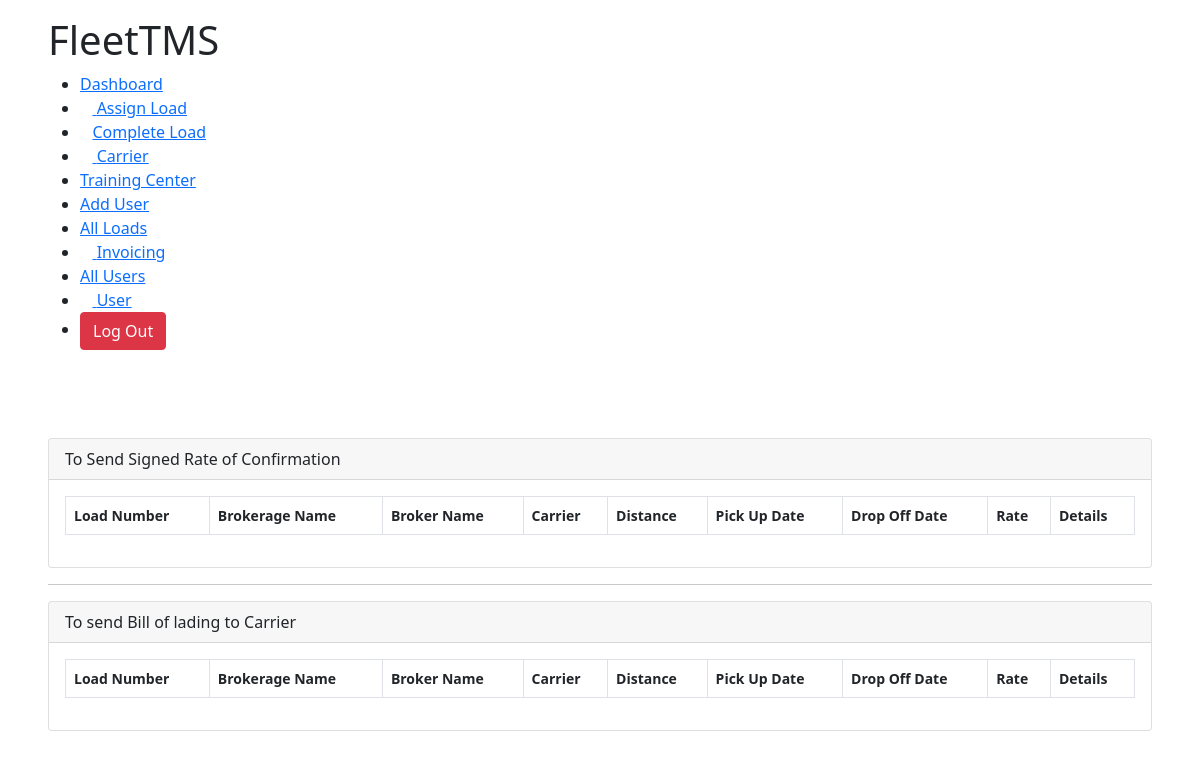
The app's page /awaiting_loads/ (signed in), older data.
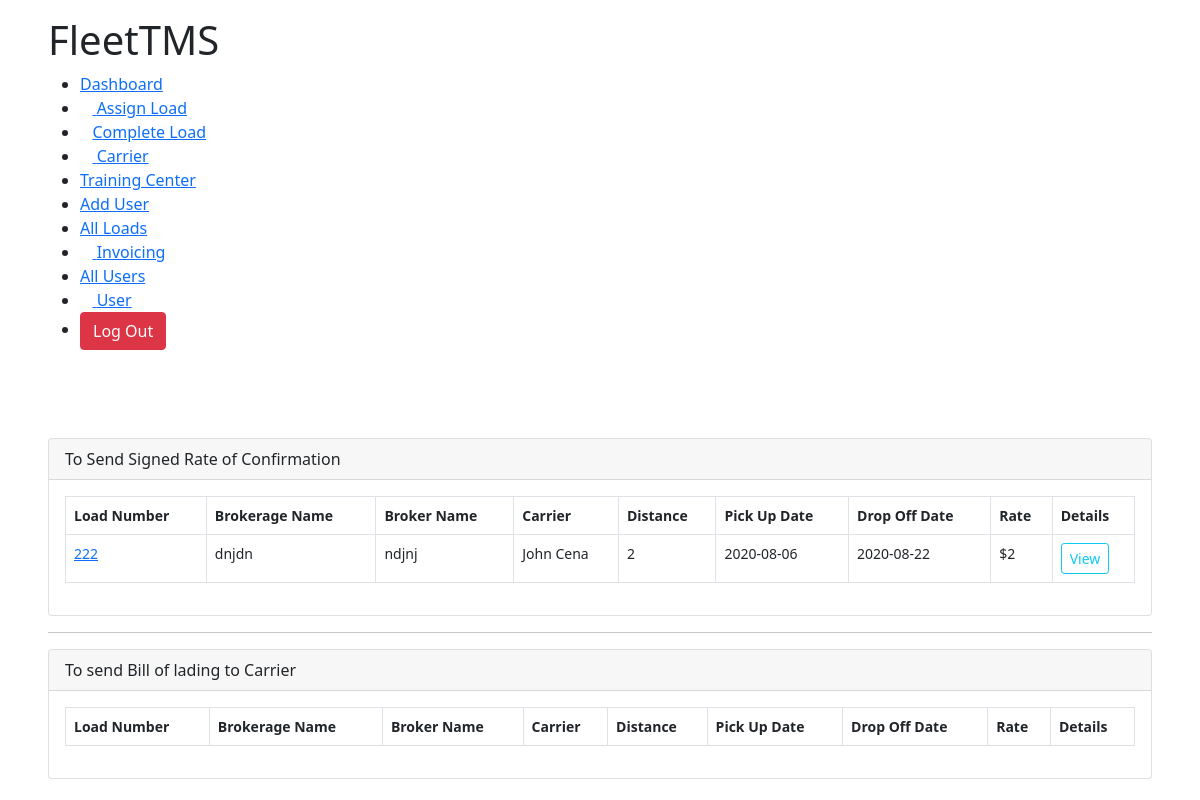
The same page, newer data.
### TMSTruck/models.py (models this page shows, shortened)
class AssignLoad(models.Model):
	user 					= models.ForeignKey(Account,on_delete=models.CASCADE,null=True,blank=True)
	brokerage_name 			= models.CharField(max_length=300, null=True)
	broker_name 			= models.CharField(max_length=300, null=True)
	assignToCarrier			= models.ForeignKey(Carrier,blank=True, on_delete=models.CASCADE, null=True)
	broker_address 			= models.CharField(max_length=300, null=True)
	pickupAddress 			= models.CharField(max_length=300, null=True)
	distance 				= models.IntegerField(null=True)
	weight 					= models.IntegerField(null=True)
	rate 					= models.IntegerField(null=True)
	stops 					= models.IntegerField(null=True)
	assigned_date			= models.DateTimeField(blank=True,auto_now_add=True, null=True)
	pickupDate				= models.CharField(max_length=3000,null=True, blank=True)
	is_active 				= models.BooleanField(default=True,null=True)
	is_paid 				= models.BooleanField(default=False,null=True)
	broker_phone			= models.IntegerField(null=True)
	broker_email			= models.EmailField(max_length=100,null=True)
	load_number				= models.IntegerField(null=True)
	dropOffDate				= models.CharField(max_length=3000,null=True,blank=True)
	dropOffAddress			= models.CharField(max_length=10000,null=True)
	first_available_pickup	= models.CharField(max_length=3000,null=True,blank=True)
	rate_confirmation		= models.FileField(blank=True,upload_to=rate_confirmation_path)
	bill_of_landing			= models.FileField(blank=True,upload_to=bill_path)
	special_comments 		= models.TextField(null=True,max_length=10000)
	final_address			= models.CharField(null=True,max_length=100, blank=True)
	is_awaiting				= models.BooleanField(null=True,default=True,blank=True)
	is_awb					= models.BooleanField(null=True,default=True,blank=True)

class Carrier(models.Model):
	user					= models.ForeignKey(Account,on_delete=models.CASCADE,null=True,blank=True)
	firstName 				= models.CharField(max_length=100,null=True)
	lastName				= models.CharField(max_length=100,null=True)
	company 				= models.CharField(max_length=100,null=True)
	email					= models.EmailField(max_length=100,null=True)
	phone					= models.IntegerField(null=True)
	mc_number 				= models.IntegerField(null=True)
	dot_number				= models.IntegerField(null=True)
	factoring_phone			= models.IntegerField(null=True)
	willing_states			= models.TextField(max_length=1000,null=True)
	carrier_status			= models.CharField(max_length=100,null=True)
	factoring_company		= models.CharField(max_length=100,null=True)
	mc_upload		 		= models.FileField(upload_to=carrierMcFiles,null=True)
	costPerMile				= models.IntegerField(null=True)
	def __str__(self):
		return '{} {}'.format(self.firstName,self.lastName)

### TMSTruck/decorators.py (the view)
        def wrapper(request, *args, **kwargs):
            group = None
            if request.user.groups.exists():
                group = request.user.groups.all()[0].name
            if group in allowed_roles:
                return view_func(request, *args, **kwargs)
            elif group == 'Trainee':
                return redirect("user")
            else:
                return HttpResponse("You are not authorized to visit this page. ")

### TMSTruck/views.py (called while the page is built)
@login_required(login_url="login")
@customRoles(allowed_roles=['Admin','Accounting','Hiring Manager', 'Logistics Manager'])
def awaiting_loads(request):
	ac = Account.objects.get(user=request.user)
	awaiting_loads = AssignLoad.objects.filter(user=ac,is_awaiting=True,is_awb=True)
	awb_loads = AssignLoad.objects.filter(user=ac,is_awb=True,is_awaiting=False)
	group = request.user.groups.all()[0].name
	template = 'TMSTruck/load_info/awaiting.html'
	context = {
		'awaiting_loads':awaiting_loads,
		'awb':awb_loads,
		'group':group
	}
	return render(request,template,context)

### TMSTruck/templates/TMSTruck/load_info/awaiting.html (shortened to what the changed rows need)
{% extends 'TMSTruck/base.html' %}
{% load static %}
{% block content %}
<!DOCTYPE html>
<html lang="en">
<head>
    <link rel="stylesheet" href="{% static 'css/dashboard.css' %}">
</head>
<body>
    <div class="main-body">
        {% if group == 'Accounting' %}
        {% include 'TMSTruck/navbars/accounting_navbar.html' %}
        {% elif group == 'Admin' %}
        {% include 'TMSTruck/navbars/admin_navbar.html' %}
        {% elif group == 'Hiring Manager' %}
        {% include 'TMSTruck/navbars/hiring_manager_navbar.html' %}
        {% elif group == 'Logistics Manager' %}
        {% include 'TMSTruck/navbars/logistics_manager.html' %}
        {% endif %}<br><br>
        <div class="row">
            <div class="col-md-12">
                <div class="card">
                    <div class="card-body">
                        <table class="table table-bordered">
                            <thead>
                                <tr>
                                    <th scope="col">Load Number </th>
                                    <th scope="col">Brokerage Name</th>
                                    <th scope="col">Broker Name</th>
                                    <th scope="col">Carrier</th>
                                    <th scope="col">Distance</th>
                                    <th scope="col">Pick Up Date</th>
                                    <th scope="col">Drop Off Date</th>
                                    <th scope="col">Rate</th>
                                    <th scope="col">Details</th>
                                </tr>
                            </thead>
                            <tbody>
                                {% for loads in awaiting_loads %}
                                <tr>
                                    <td><a href="{% url 'load_detail' loads.id %}">{{loads.load_number}}</a></td>
                                    <td>{{loads.brokerage_name}}</td>
                                    <td>{{loads.broker_name}}</td>
                                    <td>{{loads.assignToCarrier}}</td>
                                    <td>{{loads.distance}}</td>
                                    <td>{{loads.pickupDate}}</td>
                                    <td>{{loads.dropOffDate}}</td>
                                    <td>${{loads.rate}}</td>
                                    <td> <a href="{% url 'awaiting_load' loads.id %}"><button class="btn btn-outline-info btn-sm">View</button></a></td>
                                </tr>
                                {% endfor %}
                            </tbody>
                        </table>
                    </div>
                </div>
            </div>
        </div>
        <div class="row">
            <div class="col-md-12">
                <div class="card">
                    <div class="card-body">
                        <table class="table table-bordered">
                            <thead>
                                <tr>
                                    <th scope="col">Load Number</th>
                                    <th scope="col">Brokerage Name</th>
                                    <th scope="col">Broker Name</th>
                                    <th scope="col">Carrier</th>
                                    <th scope="col">Distance</th>
                                    <th scope="col">Pick Up Date</th>
                                    <th scope="col">Drop Off Date</th>
                                    <th scope="col">Rate</th>
                                    <th scope="col">Details</th>
                                </tr>
                            </thead>
                        </table>
                    </div>
                </div>
            </div>
        </div>
    </div>
</body>
</html>
{% endblock %}

Row changes from the older to the newer data that the page shows:
added AssignLoad: load_number "222", brokerage_name "dnjdn", broker_name "ndjnj", assignToCarrier "John Cena", distance "2", pickupDate "2020-08-06", dropOffDate "2020-08-22", rate "2"
